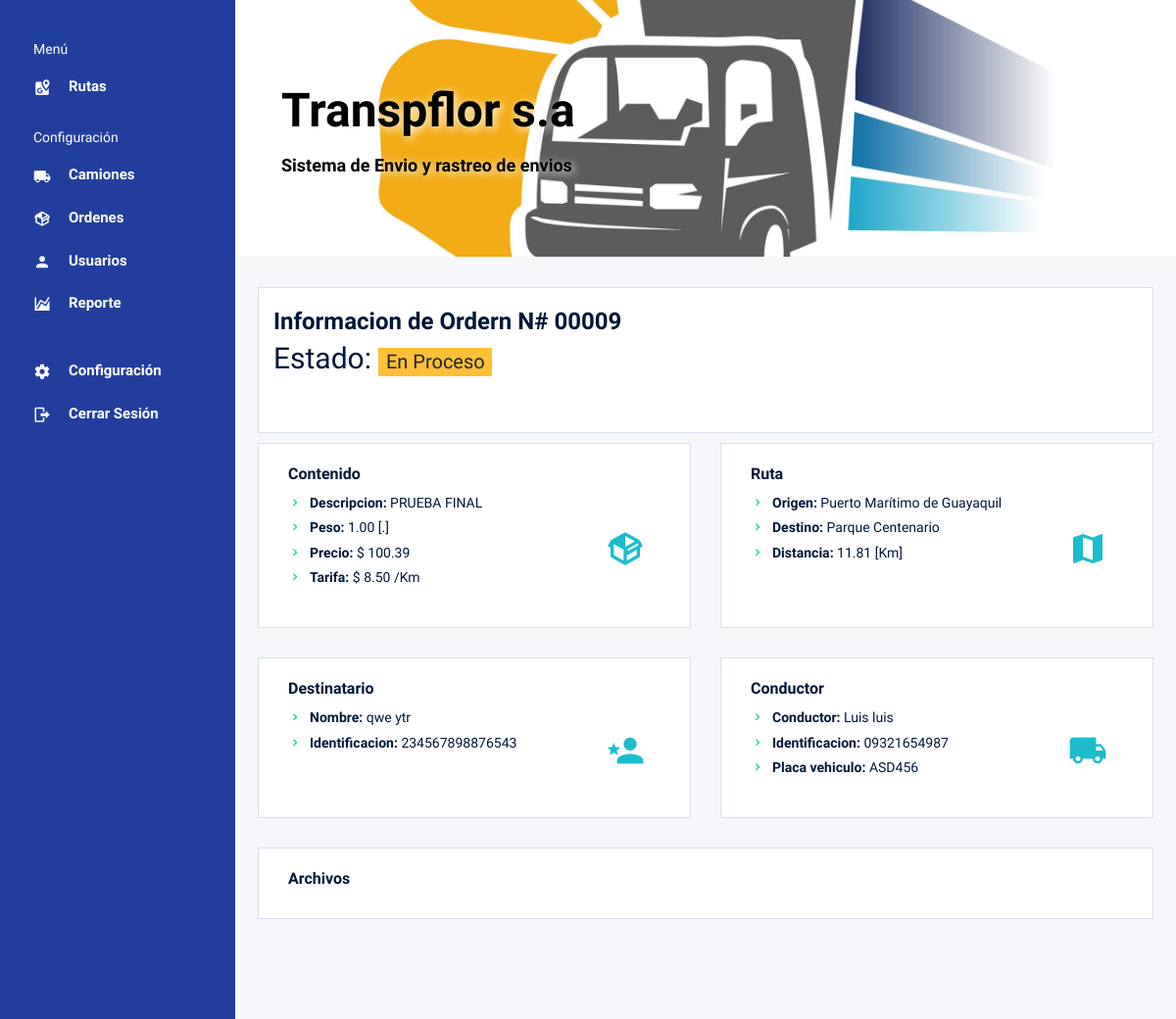
The page /view_order_documents/9 (signed in) on the database its author committed.
### Heraldo/models.py (models this page shows)
class Order(models.Model):
    ORDER_STATUS = [
        ('PD', 'Pendiente'),
        ('EP', 'En Proceso'),
        ('FN', 'Finalizado'),
        ('CN', 'Cancelado'),
    ]
    responsible = models.ForeignKey(User, on_delete=models.CASCADE)
    driver = models.ForeignKey(User, on_delete=models.CASCADE, related_name='conductor')
    client = models.ForeignKey(User, on_delete=models.CASCADE, related_name='client')
    truck = models.ForeignKey('Truck', on_delete=models.CASCADE, null=True, blank=True)
    content = models.CharField(max_length=255)
    origin =  models.CharField(max_length=255)
    origin_coord_lat =  models.CharField(max_length=255)
    origin_coord_long =  models.CharField(max_length=255)
    destination = models.CharField(max_length=255)
    destination_coord_lat = models.CharField(max_length=255)
    destination_coord_long = models.CharField(max_length=255)
    location_coord_lat = models.CharField(max_length=255, blank=True, null=True)
    location_coord_long = models.CharField(max_length=255, blank=True, null=True)
    location_update = models.DateTimeField(auto_now=True)
    peso = models.DecimalField(null=True, blank=True, max_digits=12, decimal_places=8)
    tarifa = models.DecimalField(null=True, blank=True, max_digits=12, decimal_places=8)
    precio = models.DecimalField(null=True, blank=True, max_digits=12, decimal_places=8)
    distancia = models.DecimalField(null=True, blank=True, max_digits=12, decimal_places=8)
    status = models.CharField(
        max_length=2,
        choices=ORDER_STATUS,
        default='PD',
    )
    unidad = models.CharField(max_length=10, blank=True, null=True)
    creation_date = models.DateTimeField(auto_now_add=True, blank=True, null=True)
    is_active = models.BooleanField(default=True)

class Truck(models.Model):
    ROL_CHOICES_UNIT = [
        ('Kg', 'Kilogram'),
        ('Lb', 'Pound'),
        ('Tn', 'Toneladas'),
    ]
    user = models.ForeignKey(User, on_delete=models.CASCADE, null=True, blank=True)
    license = models.CharField(max_length=100)
    capacity = models.DecimalField(null=True, blank=True, max_digits=12, decimal_places=8)
    measurement = models.CharField(
        max_length=2,
        choices=ROL_CHOICES_UNIT,
        default='Kg',
    )
    color = models.CharField(max_length=255)
    brand = models.CharField(max_length=255)
    year = models.CharField(max_length=255)
    lat = models.DecimalField(null=True, blank=True, max_digits=12, decimal_places=8)
    log = models.DecimalField(null=True, blank=True, max_digits=12, decimal_places=8)
    color_name = models.CharField(max_length=255, null=True, blank=True)
    status = models.CharField(max_length=255, null=True, blank=True, default='Disponible')
    is_active = models.BooleanField(default=True)
    creation_date = models.DateTimeField(auto_now_add=True, blank=True, null=True)

### Zeus/views.py (the view)
# urls.py: path("view_order_documents/<str:order_id>", views.view_order_documents, name="view_order_documents"),
@login_required(login_url="/login")
def view_order_documents(request, order_id):
    context = {}
    try:
        order = Order.objects.get(id=order_id)
        context['order'] = model_to_dict(order)
        context['order']['status'] = ORDER_STATUS[order.status]
        context['order']['client'] = model_to_dict(order.client)
        context['order']['driver'] = model_to_dict(order.driver)
        context['order']['truck'] = model_to_dict(order.truck)
        archivos = OrdersFile.objects.filter(orden=order)
        file_names = []
        for archivo in archivos:
            file_names.append(model_to_dict(archivo.archivo))
        context['order']['files'] = file_names
    except Exception as e:
        context['error_message'] = 'No se pudo obtener la orden ' + str(order_id)
        print('-'*10)
        print(e)
        return render(request, 'Zeus/v2/error-page.html', context)
        print('-'*10)
    return render(request, 'Zeus/v2/order-file.html', context)

### Zeus/templates/Zeus/v2/order-file.html (shortened to what this page needs)
{% extends "Zeus/base-v2.html" %}
{% block main %}
<div class="row">
    <div class="col-lg-12 d-flex align-items-strech">
      <div class="card w-100">
        <div class="card-body">
          <div>
                <div class="row alig n-items-start">
                  <h3>Informacion de Ordern N# {{ order.id|stringformat:"05d" }}</h3>
                </div>
                <div class="row">
                <div class="row alig n-items-start col-6">
                  <h1 class="display-4" >Estado:
                      {% if order.status == 'Pendiente' %}
                      <label class="badge badge-info" style="font-size: 20px;">{{ order.status }}</label>
                      {% elif order.status == 'En Proceso' %}
                      <label class="badge badge-warning" style="font-size: 20px;">{{ order.status }}</label>
                      {% elif order.status == 'Finalizado' %}
                        <label class="badge badge-success" style="font-size: 20px;">{{ order.status }}</label>
                      {% elif order.status == 'Cancelado' %}
                      <label class="badge badge-danger" style="font-size: 20px;">{{ order.status }}</label>
                      {% endif %}
                  </h1>
                </div>
                <div class=" col-6" style="text-align: end;">
                </div>
              </div>
              <br/>
          </div>
        </div>
      </div>
    </div>
  </div>
  <div class="row" style="padding: 10px 0px;">
  <div class="col-md-6 grid-margin ">
    <div class="card">
      <div class="card-body">
        <h3 class="card-title">Contenido</h3>
        <div class="media">
          <div class="media-body">
            <ul class="list-arrow">
                <li><b>Descripcion:</b> {{ order.content|default_if_none:"" }}</li>
                <li><b>Peso:</b>  {{ order.peso|default_if_none:""|floatformat:2 }} [{{ order.unidad|default_if_none:"" }}.]</li>
                <li><b>Precio:</b> $ {{ order.precio|default_if_none:""|floatformat:2 }}</li>
                <li><b>Tarifa: </b>$ {{ order.tarifa|default_if_none:""|floatformat:2 }} /Km </li>
              </ul>
          </div>
          <i class="mdi mdi-package-variant icon-lg text-info d-flex align-self-center mr-3"></i>
        </div>
      </div>
    </div>
  </div>
  <div class="col-md-6 grid-margin ">
    <div class="card">
      <div class="card-body">
        <h4 class="card-title">Ruta</h4>
        <div class="media">
            <div class="media-body">
                <ul class="list-arrow">
                    <li><b>Origen:</b> {{ order.origin|default_if_none:"" }}</li>
                    <li><b>Destino:</b> {{ order.destination|default_if_none:"" }}</li>
                    <li><b>Distancia:</b> {{ order.distancia|default_if_none:""|floatformat:2 }} [Km]</li>
                  </ul>
              </div>
              <i class="mdi mdi-map icon-lg text-info d-flex align-self-center mr-3"></i>
        </div>
      </div>
    </div>
  </div>
  <div class="col-md-6 grid-margin ">
    <div class="card">
      <div class="card-body">
        <h4 class="card-title">Destinatario</h4>
        <div class="media">
            <div class="media-body">
                <ul class="list-arrow">
                    <li><b>Nombre:</b> {{ order.client.first_name|default_if_none:"" }}  {{ order.client.last_name|default_if_none:"" }}</li>
                    <li><b>Identificacion:</b> {{ order.client.username|default_if_none:"" }}</li>
                  </ul>
              </div>
              <i class="mdi mdi-account-star icon-lg text-info d-flex align-self-center mr-3"></i>
        </div>
      </div>
    </div>
  </div>
  <div class="col-md-6 grid-margin ">
    <div class="card">
      <div class="card-body">
        <h4 class="card-title">Conductor</h4>
        <div class="media">
            <div class="media-body">
                <ul class="list-arrow">
                    <li><b>Conductor:</b> {{ order.driver.first_name|default_if_none:"" }}  {{ order.driver.last_name|default_if_none:"" }}</li>
                    <li><b>Identificacion:</b> {{ order.driver.username|default_if_none:"" }}</li>
                    <li><b>Placa vehiculo:</b> {{ order.truck.license|default_if_none:"" }}</li>
                  </ul>
              </div>
              <i class="mdi mdi-truck icon-lg text-info d-flex align-self-center mr-3"></i>
        </div>
      </div>
    </div>
  </div>
  <div class="col-md-12 grid-margin ">
    <div class="card">
      <div class="card-body">
        <h4 class="card-title">Archivos</h4>
      </div>
    </div>
  </div>
  </div>
{% endblock %}

### rows shown on the page
Order: content "PRUEBA FINAL", peso "1.00", precio "100.39", tarifa "8.50", origin "Puerto Marítimo de Guayaquil", destination "Parque Centenario", distancia "11.81"
Truck: truck.license "ASD456"

### other values the page prints
{{ order.id|stringformat:"05d" }} "00009"
{{ order.status }} "En Proceso"
{{ order.client.first_name|default_if_none:"" }} "qwe"
{{ order.client.last_name|default_if_none:"" }} "ytr"
{{ order.client.username|default_if_none:"" }} "234567898876543"
{{ order.driver.first_name|default_if_none:"" }} "Luis"
{{ order.driver.last_name|default_if_none:"" }} "luis"
{{ order.driver.username|default_if_none:"" }} "09321654987"
